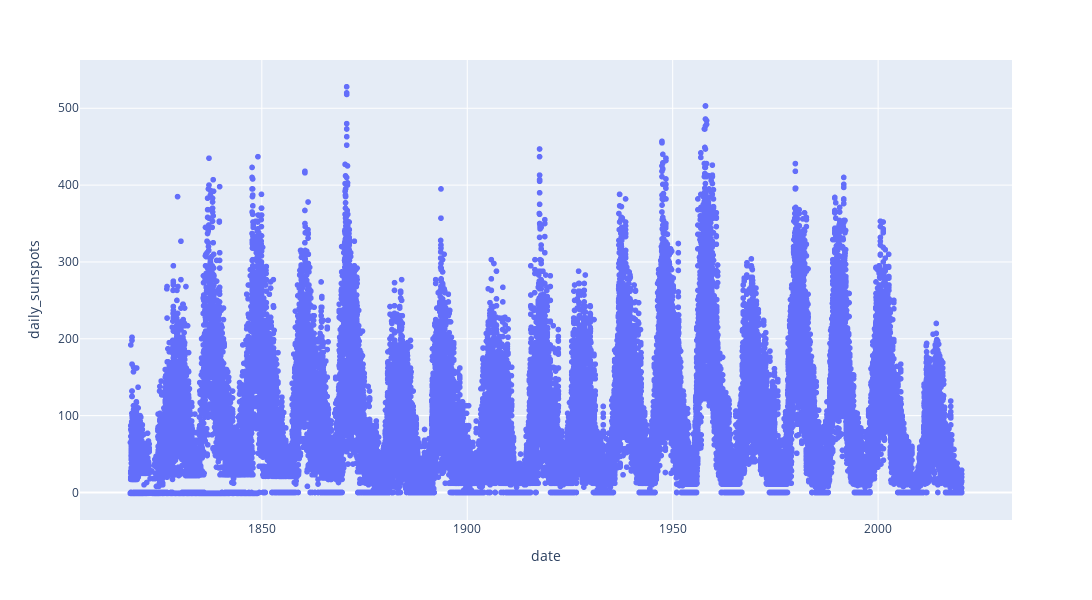

This figure's notebook cell:
### Code cell
fig = px.scatter(sunspot, x='date', y='daily_sunspots',width=1200, height=600)
fig.show()

### Figure 1 — Plotly figure (JSON) as saved in the notebook; plotly's stock layout.template omitted (floating-point values rounded to 4 significant figures; data arrays with more than 128 entries replaced by an {"elided": "..."} marker saying what was removed)
{"data": [{"hovertemplate": "date=%{x}<br>daily_sunspots=%{y}<extra></extra>", "legendgroup": "", "marker": {"color": "#636efa", "symbol": "circle"}, "mode": "markers", "name": "", "showlegend": false, "type": "scattergl", "x": {"elided": "73882 str values"}, "xaxis": "x", "y": {"elided": "73882 int values"}, "yaxis": "y"}], "layout": {"height": 600, "legend": {"tracegroupgap": 0}, "margin": {"t": 60}, "width": 1200, "xaxis": {"anchor": "y", "domain": [0, 1], "title": {"text": "date"}}, "yaxis": {"anchor": "x", "domain": [0, 1], "title": {"text": "daily_sunspots"}}}}
